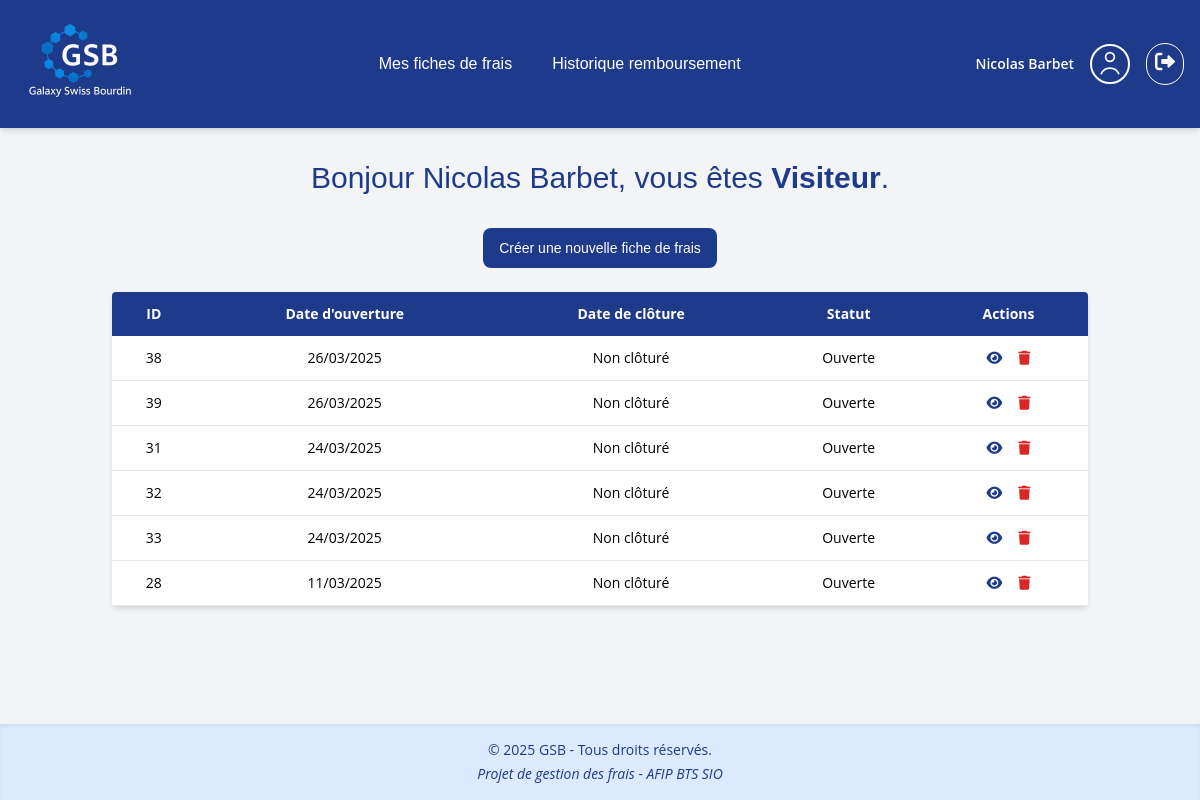
Page /Gestion_des_frais/templates/visiteur.php (signed in) on the earlier database version.
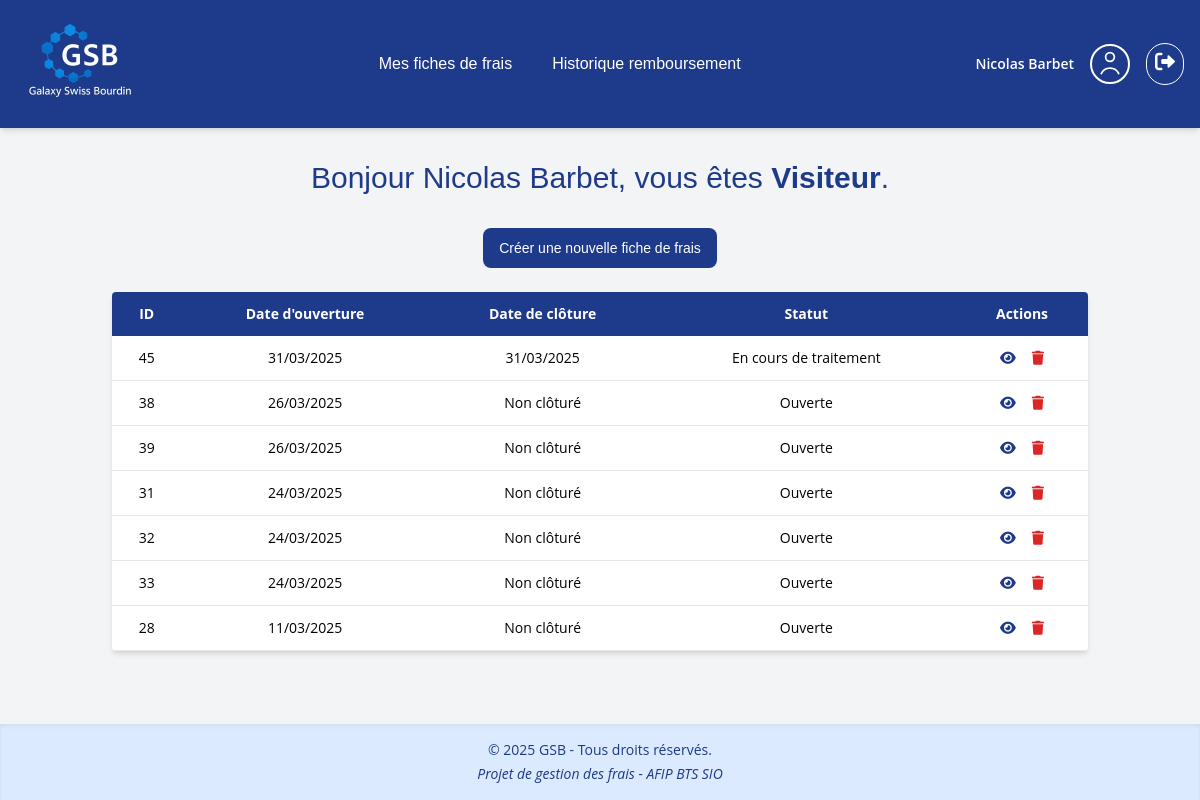
Same page on the later database version.
### tables this page shows
CREATE TABLE `fiches` (
  `id_fiches` int(11) NOT NULL,
  `id_users` int(11) NOT NULL,
  `op_date` date NOT NULL,
  `cl_date` date DEFAULT NULL,
  `status_id` int(11) NOT NULL,
  `id_comptable` int(11) DEFAULT NULL,
  `total_frais` decimal(10,2) NOT NULL DEFAULT 0.00,
  `total_rembourse` decimal(10,2) NOT NULL DEFAULT 0.00
);

CREATE TABLE `status_fiche` (
  `status_id` int(11) NOT NULL,
  `name_status` varchar(25) NOT NULL
);

### Gestion_des_frais/templates/visiteur.php (the view, shortened to what this page needs)
<?php
require_once('../pdo/bdd.php');
$user = $_SESSION['user'];
$user_id = $user['id'];
$sql = "SELECT f.*, s.name_status AS status
        FROM fiches f
        LEFT JOIN status_fiche s ON f.status_id = s.status_id
        WHERE f.id_users = :id_user
        AND f.status_id IN (2, 3)
        ORDER BY f.op_date DESC";
$stmt = $cnx->prepare($sql);
$stmt->bindValue(':id_user', $user_id, PDO::PARAM_INT);
$stmt->execute();
$fiches = $stmt->fetchAll(PDO::FETCH_ASSOC);
?>
<!DOCTYPE html>
<html lang="fr">
<head>
  <link href="https://cdn.jsdelivr.net/npm/tailwindcss@2.2.19/dist/tailwind.min.css" rel="stylesheet">
  <link rel="stylesheet" href="https://cdnjs.cloudflare.com/ajax/libs/font-awesome/6.0.0-beta3/css/all.min.css">
  <link rel="stylesheet" href="../public/css/style.css">
</head>
<body class="page-admin bg-gray-100 font-body">
<?php include('../includes/menu_visiteur.php'); ?>
<div class="container mx-auto px-6 py-8">
  <h1 class="text-3xl text-center font-title text-gsb-blue mb-8">
    Bonjour <?= htmlspecialchars($_SESSION['user']['firstname'] . ' ' . $_SESSION['user']['lastname']); ?>, vous êtes <strong>Visiteur</strong>.
  </h1>
    <div class="flex justify-center mb-6">
        <a href="../views/fiches/fiche_frais.php?source=visiteur" class="btn-primary inline-flex items-center justify-center">
            Créer une nouvelle fiche de frais
        </a>
    </div>
  <div class="bg-white rounded shadow-md overflow-hidden">
    <table class="w-full border-collapse text-sm font-body table-centered">
      <thead class="bg-gsb-blue text-white">
        <tr>
          <th class="p-3">ID</th>
          <th class="p-3">Date d'ouverture</th>
          <th class="p-3">Date de clôture</th>
          <th class="p-3">Statut</th>
          <th class="p-3">Actions</th>
        </tr>
      </thead>
      <tbody>
        <?php if (!empty($fiches)): ?>
          <?php foreach ($fiches as $fiche): ?>
            <tr class="border-b hover:bg-gray-50 transition">
              <td class="p-3"><?= $fiche['id_fiches'] ?></td>
              <td class="p-3"><?= date('d/m/Y', strtotime($fiche['op_date'])) ?></td>
              <td class="p-3">
                <?= $fiche['cl_date'] ? date('d/m/Y', strtotime($fiche['cl_date'])) : 'Non clôturé' ?>
              </td>
              <td class="p-3"><?= htmlspecialchars($fiche['status']) ?></td>
              <td class="p-3">
                <div class="flex justify-center space-x-4">
                  <?php
                    $ficheIsCloturee = ($fiche['status_id'] != 2);
                    $ficheUrl = $ficheIsCloturee
                      ? "../views/fiches/edit_fiche.php?id=" . $fiche['id_fiches'] . "&source=visiteur"
                      : "../views/fiches/fiche_frais.php?id_fiche=" . $fiche['id_fiches'] . "&source=visiteur";
                  ?>
                  <a href="<?= $ficheUrl ?>" class="text-gsb-blue hover:text-gsb-light" title="Voir">
                    <i class="fas fa-eye"></i>
                  </a>
                  <a href="../views/fiches/delete_fiche.php?id=<?= $fiche['id_fiches'] ?>" class="text-red-600 hover:text-red-800 font-bold" title="Supprimer">
                    <i class="fas fa-trash"></i>
                  </a>
                </div>
              </td>
            </tr>
          <?php endforeach; ?>
        <?php else: ?>
          <tr>
            <td colspan="5" class="p-4 text-center text-gray-500 italic">Aucune fiche de frais trouvée.</td>
          </tr>
        <?php endif; ?>
      </tbody>
    </table>
  </div>
</div>
<?php include('../includes/footer.php'); ?>
</body>
</html>

Differences in the rows shown:
added fiches: id_fiches "45", op_date "31/03/2025", cl_date "31/03/2025", status.name_status "En cours de traitement"
